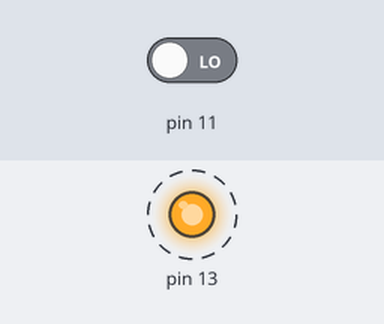
Simulated run of this sketch. Board: Arduino Uno, built with avr-gcc and run on an emulated ATmega328P. Parts: output pins drawn as LEDs (lit = HIGH). Dashed ring = blinking. Inputs (shaded band) come from the test bench; at power-on: pin 11 LOW. What the sketch prints to the serial monitor is not drawn.

Above: at 0.5 s.
Timing chart, 0 to 4.6 s (numbered marks = the images above):
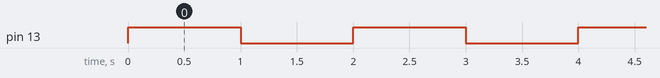

Measured:
- by itself, pin 13: alternates HIGH for 1.0 s and LOW for 1.0 s

The sketch:

Primerdia.ino
```cpp
int valor= 0;

void setup(){
  pinMode(13,OUTPUT);
  pinMode(11,INPUT);
  Serial.begin(9600);
}
void loop(){
  digitalWrite(13, HIGH);
  delay(1000);
  valor=digitalRead(11);
  Serial.println(valor);
  digitalWrite(13, LOW);
  delay(1000);
  valor=digitalRead(11);
  Serial.println(valor);
}
```
